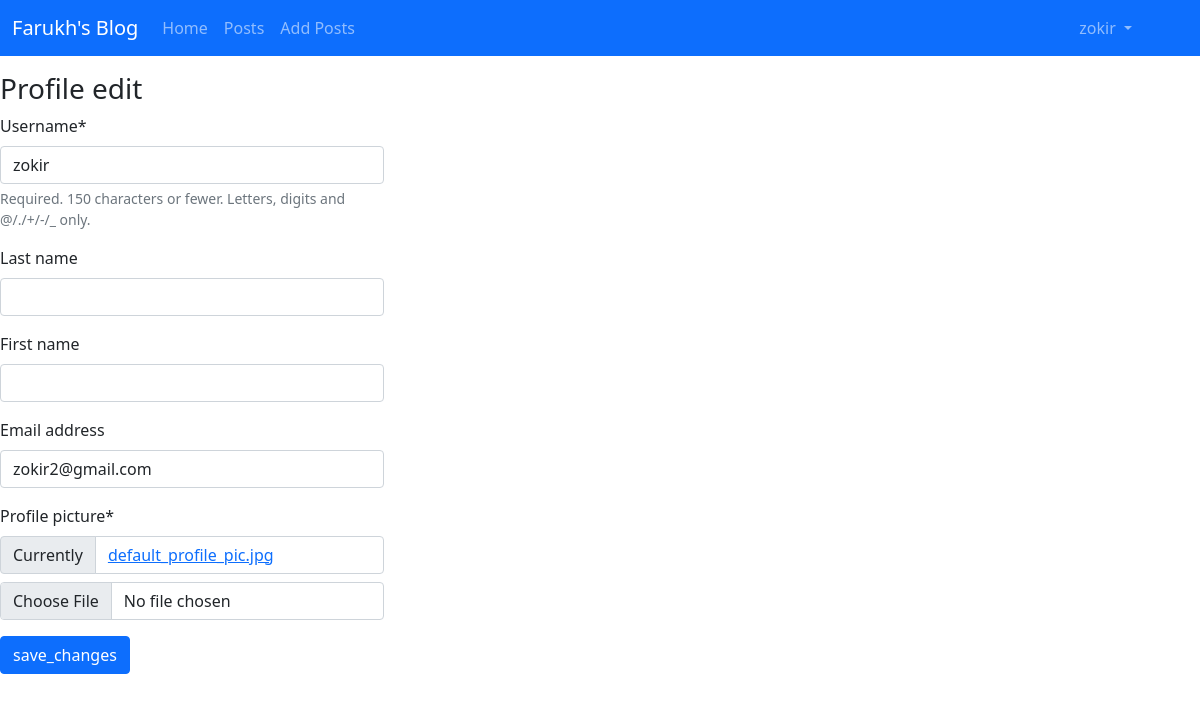
Page /users/profile-edit/ (signed in) on the committed database.
### users/models.py (models this page shows)
class CustomUser(AbstractUser):
    profile_picture = models.ImageField(default='default_profile_pic.jpg')

### users/views.py (the view, shortened to what this page needs)
# urls.py: path('profile-edit/', ProfileUpdateView.as_view(), name='profile_edit'),
class ProfileUpdateView(LoginRequiredMixin, View):
    def get(self, request):
        user_update_form = UserUpdateForm(instance=request.user)
        data = {
            "form": user_update_form
        }
        return render(request, 'users/profile-edit.html', data)

### users/forms.py
class UserUpdateForm(forms.ModelForm):
    class Meta:
        model = CustomUser
        fields = ('username', 'last_name', 'first_name', 'email', 'profile_picture')

### users/templates/users/profile-edit.html (shortened to what this page needs)
{% extends "base.html" %}
{% load crispy_forms_tags %}
{% block content %}
<h3>Profile edit </h3>
<div class="row">
    <div class="col-4">
        <form method="post" enctype="multipart/form-data">
            {{ form | crispy }}
            <button class=" btn btn-primary" type="submit">save_changes</button>
        </form>
    </div>
</div>
{% endblock  %}

### templates/base.html (shortened to what this page needs)
{% load static %}
<!DOCTYPE html>
<html lang="en">
<head>
    <link href="https://cdn.jsdelivr.net/npm/bootstrap@5.0.2/dist/css/bootstrap.min.css" rel="stylesheet">
    <link href="{% static 'css/main.css' %}" rel="stylesheet" type="text/css">
</head>
<body>
<nav class="navbar navbar-expand-lg navbar-dark bg-primary mb-3">
  <div class="container-fluid">
    <a class="navbar-brand" href="{% url 'landing_page' %}">Farukh's Blog</a>
    <div class="collapse navbar-collapse" id="navbarSupportedContent">
      <ul class="navbar-nav me-auto mb-2 mb-lg-0">
        <li class="nav-item">
          <a class="nav-link " aria-current="page" href="#">Home</a>
        </li>
        <li class="nav-item">
            <a class="nav-link " aria-current="page" href="{% url 'posts:list'%}">Posts</a>
        </li>
            <li class="nav-item">
            <a class="nav-link " aria-current="page" href="{% url 'posts:add-post' %}">Add Posts</a>
        </li>
         </ul>
      <div class="me-5">
          {% if user.is_authenticated %}
          <ul class="navbar-nav">
           <li class="nav-item dropdown">
          <a class="nav-link dropdown-toggle " href="#" id="navbarDropdown" role="button" data-bs-toggle="dropdown" aria-expanded="false">
            {{request.user.username}}
          </a>
        </li>
           </ul>
          {% else %}
         <a class="btn btn-outline-info" href="{% url 'users:login' %}">Login</a>
          {% endif %}
     </div>
     </div>
  </div>
</nav>
{% block content %} {% endblock %}
</body>
</html>

### rows in the picture
CustomUser: user.username "zokir", username "zokir", email "zokir2@gmail.com"
